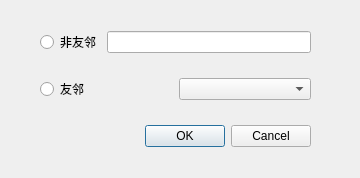
<?xml version="1.0" encoding="UTF-8"?>
<ui version="4.0">
 <class>Dialog</class>
 <widget class="QDialog" name="Dialog">
  <property name="geometry">
   <rect>
    <x>0</x>
    <y>0</y>
    <width>360</width>
    <height>178</height>
   </rect>
  </property>
  <property name="maximumSize">
   <size>
    <width>360</width>
    <height>178</height>
   </size>
  </property>
  <property name="windowTitle">
   <string>@友邻</string>
  </property>
  <widget class="QDialogButtonBox" name="buttonBox">
   <property name="geometry">
    <rect>
     <x>140</x>
     <y>120</y>
     <width>171</width>
     <height>32</height>
    </rect>
   </property>
   <property name="orientation">
    <enum>Qt::Horizontal</enum>
   </property>
   <property name="standardButtons">
    <set>QDialogButtonBox::Cancel|QDialogButtonBox::Ok</set>
   </property>
  </widget>
  <widget class="QWidget" name="">
   <property name="geometry">
    <rect>
     <x>40</x>
     <y>30</y>
     <width>271</width>
     <height>71</height>
    </rect>
   </property>
   <layout class="QVBoxLayout" name="verticalLayout">
    <item>
     <layout class="QHBoxLayout" name="horizontalLayout">
      <item>
       <widget class="QRadioButton" name="rdNoneFriends">
        <property name="text">
         <string>非友邻</string>
        </property>
       </widget>
      </item>
      <item>
       <widget class="QLineEdit" name="lineEdit"/>
      </item>
     </layout>
    </item>
    <item>
     <spacer name="verticalSpacer_2">
      <property name="orientation">
       <enum>Qt::Vertical</enum>
      </property>
      <property name="sizeHint" stdset="0">
       <size>
        <width>20</width>
        <height>30</height>
       </size>
      </property>
     </spacer>
    </item>
    <item>
     <layout class="QHBoxLayout" name="horizontalLayout_2">
      <item>
       <widget class="QRadioButton" name="rdFriends">
        <property name="text">
         <string>友邻</string>
        </property>
       </widget>
      </item>
      <item>
       <widget class="QComboBox" name="comboBox"/>
      </item>
     </layout>
    </item>
   </layout>
  </widget>
 </widget>
 <resources/>
 <connections>
  <connection>
   <sender>buttonBox</sender>
   <signal>accepted()</signal>
   <receiver>Dialog</receiver>
   <slot>accept()</slot>
   <hints>
    <hint type="sourcelabel">
     <x>248</x>
     <y>254</y>
    </hint>
    <hint type="destinationlabel">
     <x>157</x>
     <y>274</y>
    </hint>
   </hints>
  </connection>
  <connection>
   <sender>buttonBox</sender>
   <signal>rejected()</signal>
   <receiver>Dialog</receiver>
   <slot>reject()</slot>
   <hints>
    <hint type="sourcelabel">
     <x>316</x>
     <y>260</y>
    </hint>
    <hint type="destinationlabel">
     <x>286</x>
     <y>274</y>
    </hint>
   </hints>
  </connection>
 </connections>
</ui>
